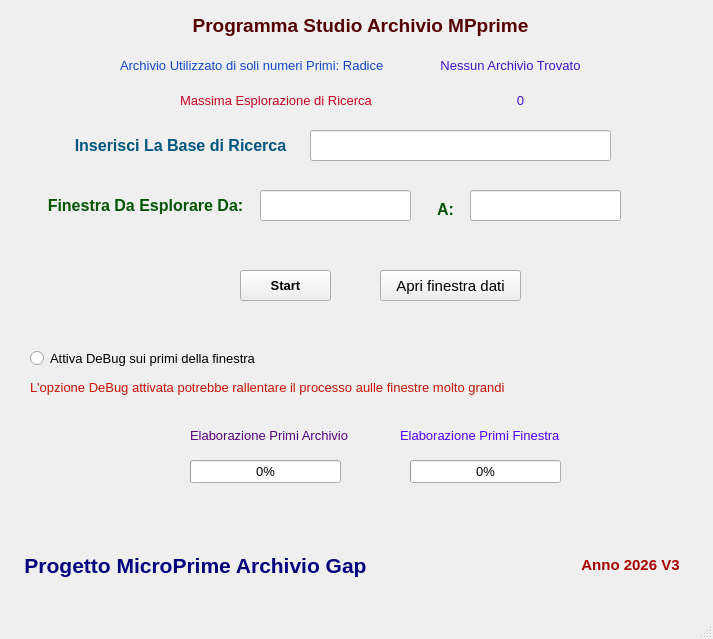
<?xml version="1.0" encoding="UTF-8"?>
<ui version="4.0">
 <class>MainWindow</class>
 <widget class="QMainWindow" name="MainWindow">
  <property name="geometry">
   <rect>
    <x>0</x>
    <y>0</y>
    <width>713</width>
    <height>639</height>
   </rect>
  </property>
  <property name="font">
   <font>
    <pointsize>10</pointsize>
   </font>
  </property>
  <property name="windowTitle">
   <string>MainWindow</string>
  </property>
  <widget class="QWidget" name="centralwidget">
   <widget class="QLabel" name="label">
    <property name="geometry">
     <rect>
      <x>10</x>
      <y>540</y>
      <width>371</width>
      <height>51</height>
     </rect>
    </property>
    <property name="font">
     <font>
      <pointsize>16</pointsize>
     </font>
    </property>
    <property name="text">
     <string>&lt;html&gt;&lt;head/&gt;&lt;body&gt;&lt;p align=&quot;center&quot;&gt;&lt;span style=&quot; font-weight:600; color:#00007f;&quot;&gt;Progetto MicroPrime Archivio Gap&lt;/span&gt;&lt;/p&gt;&lt;/body&gt;&lt;/html&gt;</string>
    </property>
   </widget>
   <widget class="QLabel" name="label_2">
    <property name="geometry">
     <rect>
      <x>50</x>
      <y>130</y>
      <width>261</width>
      <height>31</height>
     </rect>
    </property>
    <property name="font">
     <font>
      <pointsize>12</pointsize>
     </font>
    </property>
    <property name="text">
     <string>&lt;html&gt;&lt;head/&gt;&lt;body&gt;&lt;p align=&quot;center&quot;&gt;&lt;span style=&quot; font-weight:600; color:#00557f;&quot;&gt;Inserisci La Base di Ricerca&lt;/span&gt;&lt;/p&gt;&lt;/body&gt;&lt;/html&gt;</string>
    </property>
   </widget>
   <widget class="QLineEdit" name="lineEdit">
    <property name="geometry">
     <rect>
      <x>310</x>
      <y>130</y>
      <width>301</width>
      <height>31</height>
     </rect>
    </property>
    <property name="font">
     <font>
      <pointsize>11</pointsize>
     </font>
    </property>
   </widget>
   <widget class="QLabel" name="label_3">
    <property name="geometry">
     <rect>
      <x>40</x>
      <y>190</y>
      <width>211</width>
      <height>31</height>
     </rect>
    </property>
    <property name="text">
     <string>&lt;html&gt;&lt;head/&gt;&lt;body&gt;&lt;p align=&quot;center&quot;&gt;&lt;span style=&quot; font-size:12pt; font-weight:600; color:#005500;&quot;&gt;Finestra Da Esplorare Da:&lt;/span&gt;&lt;/p&gt;&lt;/body&gt;&lt;/html&gt;</string>
    </property>
   </widget>
   <widget class="QLineEdit" name="lineEdit_2">
    <property name="geometry">
     <rect>
      <x>260</x>
      <y>190</y>
      <width>151</width>
      <height>31</height>
     </rect>
    </property>
   </widget>
   <widget class="QLabel" name="label_4">
    <property name="geometry">
     <rect>
      <x>180</x>
      <y>0</y>
      <width>361</width>
      <height>51</height>
     </rect>
    </property>
    <property name="text">
     <string>&lt;html&gt;&lt;head/&gt;&lt;body&gt;&lt;p align=&quot;center&quot;&gt;&lt;span style=&quot; font-size:14pt; font-weight:600; color:#550000;&quot;&gt;Programma Studio Archivio MPprime&lt;/span&gt;&lt;/p&gt;&lt;/body&gt;&lt;/html&gt;</string>
    </property>
   </widget>
   <widget class="QPushButton" name="pushButton">
    <property name="geometry">
     <rect>
      <x>240</x>
      <y>270</y>
      <width>91</width>
      <height>31</height>
     </rect>
    </property>
    <property name="font">
     <font>
      <weight>75</weight>
      <bold>true</bold>
     </font>
    </property>
    <property name="text">
     <string>Start</string>
    </property>
   </widget>
   <widget class="QLabel" name="label_5">
    <property name="geometry">
     <rect>
      <x>550</x>
      <y>550</y>
      <width>161</width>
      <height>31</height>
     </rect>
    </property>
    <property name="text">
     <string>&lt;html&gt;&lt;head/&gt;&lt;body&gt;&lt;p align=&quot;center&quot;&gt;&lt;span style=&quot; font-size:11pt; font-weight:600; color:#aa0000;&quot;&gt;Anno 2026 V3&lt;/span&gt;&lt;/p&gt;&lt;/body&gt;&lt;/html&gt;</string>
    </property>
   </widget>
   <widget class="QLineEdit" name="lineEdit_3">
    <property name="geometry">
     <rect>
      <x>470</x>
      <y>190</y>
      <width>151</width>
      <height>31</height>
     </rect>
    </property>
   </widget>
   <widget class="QLabel" name="label_6">
    <property name="geometry">
     <rect>
      <x>430</x>
      <y>200</y>
      <width>31</width>
      <height>16</height>
     </rect>
    </property>
    <property name="text">
     <string>&lt;html&gt;&lt;head/&gt;&lt;body&gt;&lt;p align=&quot;center&quot;&gt;&lt;span style=&quot; font-size:12pt; font-weight:600; color:#005500;&quot;&gt;A:&lt;/span&gt;&lt;/p&gt;&lt;/body&gt;&lt;/html&gt;</string>
    </property>
   </widget>
   <widget class="QPushButton" name="pushButton_2">
    <property name="geometry">
     <rect>
      <x>380</x>
      <y>270</y>
      <width>141</width>
      <height>31</height>
     </rect>
    </property>
    <property name="font">
     <font>
      <pointsize>11</pointsize>
     </font>
    </property>
    <property name="text">
     <string>Apri finestra dati</string>
    </property>
   </widget>
   <widget class="QLabel" name="label_7">
    <property name="geometry">
     <rect>
      <x>120</x>
      <y>50</y>
      <width>291</width>
      <height>31</height>
     </rect>
    </property>
    <property name="text">
     <string>&lt;html&gt;&lt;head/&gt;&lt;body&gt;&lt;p&gt;&lt;span style=&quot; color:#1248c8;&quot;&gt;Archivio Utilizzato di soli numeri Primi: Radice&lt;/span&gt;&lt;/p&gt;&lt;/body&gt;&lt;/html&gt;</string>
    </property>
   </widget>
   <widget class="QLabel" name="label_8">
    <property name="geometry">
     <rect>
      <x>420</x>
      <y>50</y>
      <width>181</width>
      <height>31</height>
     </rect>
    </property>
    <property name="text">
     <string>&lt;html&gt;&lt;head/&gt;&lt;body&gt;&lt;p align=&quot;center&quot;&gt;&lt;span style=&quot; font-size:10pt; color:#4114c8;&quot;&gt;Nessun Archivio Trovato&lt;/span&gt;&lt;/p&gt;&lt;/body&gt;&lt;/html&gt;</string>
    </property>
   </widget>
   <widget class="QLabel" name="label_9">
    <property name="geometry">
     <rect>
      <x>180</x>
      <y>90</y>
      <width>201</width>
      <height>21</height>
     </rect>
    </property>
    <property name="text">
     <string>&lt;html&gt;&lt;head/&gt;&lt;body&gt;&lt;p&gt;&lt;span style=&quot; font-size:10pt; color:#c80321;&quot;&gt;Massima Esplorazione di Ricerca&lt;/span&gt;&lt;/p&gt;&lt;/body&gt;&lt;/html&gt;</string>
    </property>
   </widget>
   <widget class="QLabel" name="label_10">
    <property name="geometry">
     <rect>
      <x>380</x>
      <y>80</y>
      <width>281</width>
      <height>41</height>
     </rect>
    </property>
    <property name="text">
     <string>&lt;html&gt;&lt;head/&gt;&lt;body&gt;&lt;p align=&quot;center&quot;&gt;&lt;span style=&quot; color:#4114c8;&quot;&gt;0&lt;/span&gt;&lt;/p&gt;&lt;/body&gt;&lt;/html&gt;</string>
    </property>
   </widget>
   <widget class="QRadioButton" name="radioButton">
    <property name="geometry">
     <rect>
      <x>30</x>
      <y>350</y>
      <width>231</width>
      <height>17</height>
     </rect>
    </property>
    <property name="text">
     <string>Attiva DeBug sui primi della finestra</string>
    </property>
   </widget>
   <widget class="QLabel" name="label_11">
    <property name="geometry">
     <rect>
      <x>30</x>
      <y>380</y>
      <width>481</width>
      <height>16</height>
     </rect>
    </property>
    <property name="text">
     <string>&lt;html&gt;&lt;head/&gt;&lt;body&gt;&lt;p&gt;&lt;span style=&quot; color:#c81205;&quot;&gt;L'opzione DeBug attivata potrebbe rallentare il processo aulle finestre molto grandi&lt;/span&gt;&lt;/p&gt;&lt;/body&gt;&lt;/html&gt;</string>
    </property>
   </widget>
   <widget class="QProgressBar" name="progressBar">
    <property name="geometry">
     <rect>
      <x>190</x>
      <y>460</y>
      <width>151</width>
      <height>23</height>
     </rect>
    </property>
    <property name="value">
     <number>0</number>
    </property>
   </widget>
   <widget class="QProgressBar" name="progressBar_2">
    <property name="geometry">
     <rect>
      <x>410</x>
      <y>460</y>
      <width>151</width>
      <height>23</height>
     </rect>
    </property>
    <property name="value">
     <number>0</number>
    </property>
   </widget>
   <widget class="QLabel" name="label_12">
    <property name="geometry">
     <rect>
      <x>190</x>
      <y>425</y>
      <width>161</width>
      <height>21</height>
     </rect>
    </property>
    <property name="text">
     <string>&lt;html&gt;&lt;head/&gt;&lt;body&gt;&lt;p&gt;&lt;span style=&quot; color:#55007f;&quot;&gt;Elaborazione Primi Archivio&lt;/span&gt;&lt;/p&gt;&lt;/body&gt;&lt;/html&gt;</string>
    </property>
   </widget>
   <widget class="QLabel" name="label_13">
    <property name="geometry">
     <rect>
      <x>400</x>
      <y>425</y>
      <width>161</width>
      <height>21</height>
     </rect>
    </property>
    <property name="text">
     <string>&lt;html&gt;&lt;head/&gt;&lt;body&gt;&lt;p&gt;&lt;span style=&quot; color:#5500ff;&quot;&gt;Elaborazione Primi Finestra&lt;/span&gt;&lt;/p&gt;&lt;/body&gt;&lt;/html&gt;</string>
    </property>
   </widget>
  </widget>
  <widget class="QMenuBar" name="menubar">
   <property name="geometry">
    <rect>
     <x>0</x>
     <y>0</y>
     <width>713</width>
     <height>21</height>
    </rect>
   </property>
  </widget>
  <widget class="QStatusBar" name="statusbar"/>
 </widget>
 <resources/>
 <connections/>
</ui>
